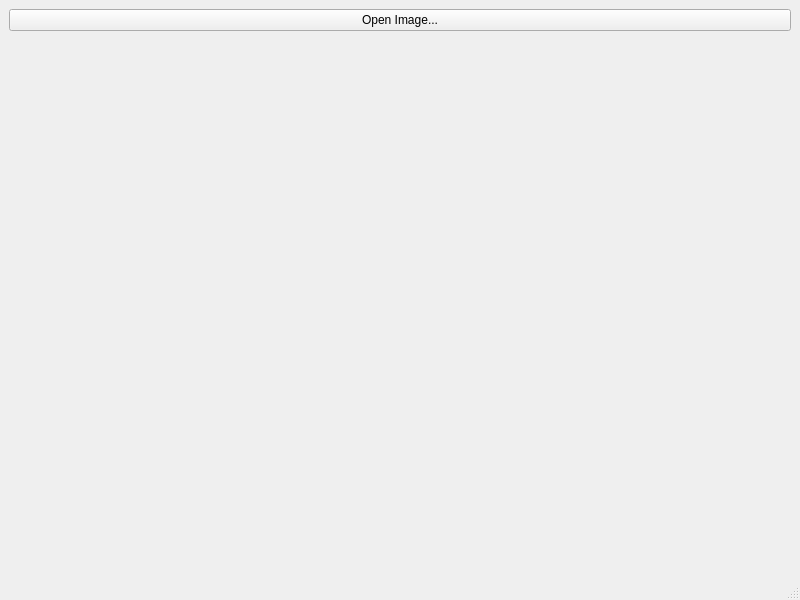
<?xml version="1.0" encoding="UTF-8"?>
<ui version="4.0">
 <class>MainWindow</class>
 <widget class="QMainWindow" name="MainWindow">
  <property name="geometry">
   <rect>
    <x>0</x>
    <y>0</y>
    <width>800</width>
    <height>600</height>
   </rect>
  </property>
  <property name="windowTitle">
   <string>MainWindow</string>
  </property>
  <widget class="QWidget" name="centralwidget">
   <layout class="QVBoxLayout" name="verticalLayout_2">
    <item>
     <layout class="QVBoxLayout" name="verticalLayout">
      <item>
       <widget class="QPushButton" name="btOpenImage">
        <property name="text">
         <string>Open Image...</string>
        </property>
       </widget>
      </item>
      <item>
       <widget class="SiImageViewer" name="siImageViewer" native="true"/>
      </item>
     </layout>
    </item>
   </layout>
  </widget>
  <widget class="QMenuBar" name="menubar">
   <property name="geometry">
    <rect>
     <x>0</x>
     <y>0</y>
     <width>800</width>
     <height>22</height>
    </rect>
   </property>
  </widget>
  <widget class="QStatusBar" name="statusbar"/>
 </widget>
 <customwidgets>
  <customwidget>
   <class>SiImageViewer</class>
   <extends>QWidget</extends>
   <header>siimageviewer.h</header>
   <container>1</container>
  </customwidget>
 </customwidgets>
 <resources/>
 <connections/>
</ui>
